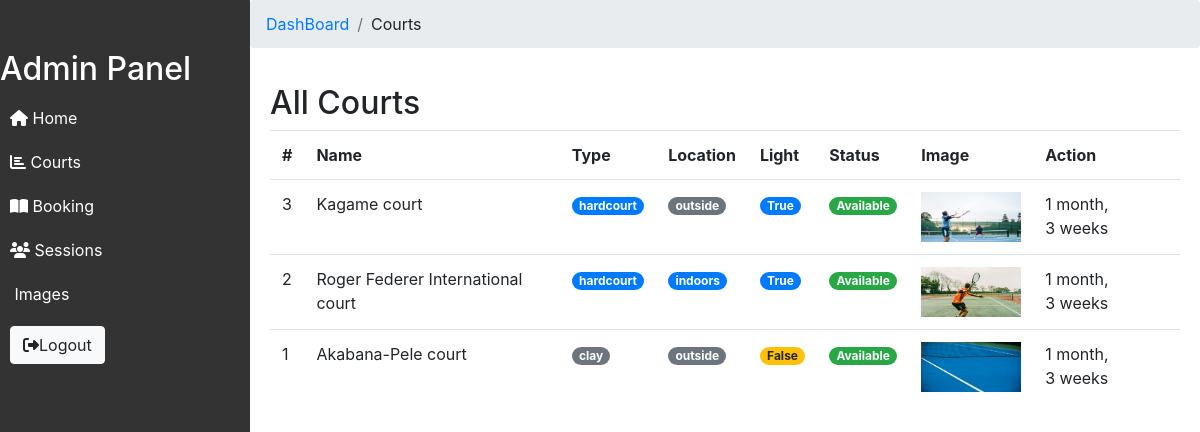
Before: /dashboard/courts (signed in) with the older database file.
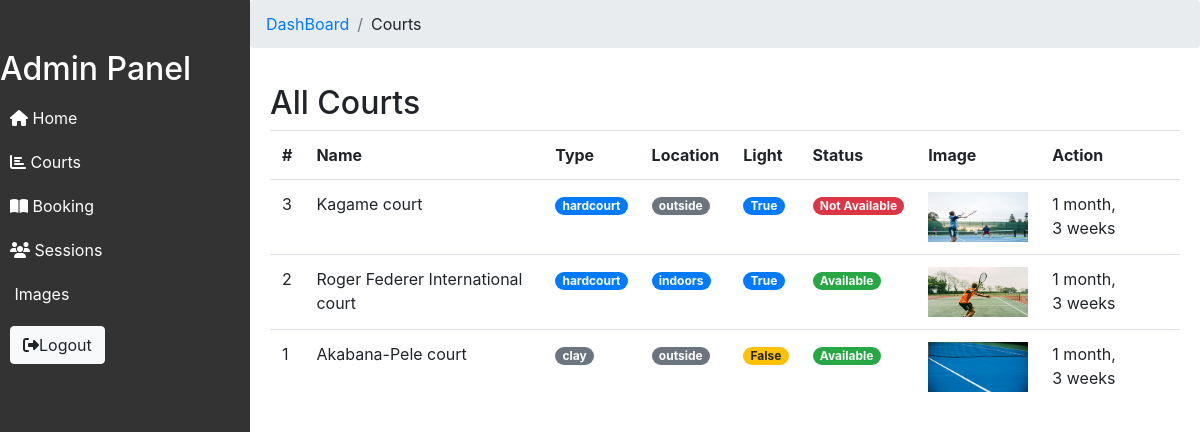
After: the same page with the newer database file.
### App/models.py (models this page shows, shortened)
class Court(models.Model):
    name = models.CharField(max_length=50, unique=True)
    court_type = models.CharField(max_length=20, choices=COURT_TYPES)
    court_location = models.CharField(max_length=20, choices=COURT_LOCATION)
    has_lighting = models.BooleanField(default=False)
    is_available = models.BooleanField(default=True)
    pre_image = models.ImageField(upload_to='static/img/upload', null=False)
    description = models.TextField(null=True);
    created_at = models.DateTimeField(auto_now_add=True)
    updated_at = models.DateTimeField(auto_now=True)
    class Meta:
        ordering = ['-created_at']

### App/views.py (the view)
# urls.py: path('dashboard/courts', views.adminCourts, name="admin-courts"),
@login_required
def adminCourts(request):
   courts = Court.objects.all()
   context = {'courts': courts}
   return render(request, 'admin/admin-court.html', context)

### App/templates/App/admin/admin-court.html (shortened to what this page needs)
{% include 'includes/admin-header.html' %}
{% include 'includes/admin-nav.html' %}
<div class="content" style="padding: 0px;">
    <nav aria-label="breadcrumb">
        <ol class="breadcrumb">
            <li class="breadcrumb-item"><a href="{% url 'dashboard' %}">DashBoard</a></li>
            <li class="breadcrumb-item">Courts</li>
        </ol>
    </nav>
    <div style="padding: 20px;">
        <h2>All Courts</h2>
        <table class="table table-hover">
            <tr>
                <th>#</th>
                <th>Name</th>
                <th>Type</th>
                <th>Location</th>
                <th>Light</th>
                <th>Status</th>
                <th>Image</th>
                <th>Action</th>
                {% for court in courts %}
            <tr>
                <td>{{ court.id }}</td>
                <td>{{ court.name }}</td>
                {% if court.court_type == "hardcourt" %}
                <td><span class="badge badge-pill badge-primary">{{court.court_type}}</span></td>
                {% else %}
                <td><span class="badge badge-pill badge-secondary">{{court.court_type}}</span></td>
                {% endif %}
                {% if court.court_location == "outside" %}
                <td><span class="badge badge-pill badge-secondary">{{court.court_location}}</span></td>
                {% else %}
                <td><span class="badge badge-pill badge-primary">{{court.court_location}}</span></td>
                {% endif %}
                {% if court.has_lighting == True %}
                <td><span class="badge badge-pill badge-primary">{{court.has_lighting}}</span></td>
                {% else %}
                <td><span class="badge badge-pill badge-warning">{{court.has_lighting}}</span></td>
                {% endif %}
                {% if court.is_available == True %}
                <td><span class="badge badge-pill badge-success"><a
                            href="{% url 'admin-courts-status' court.id %}?state=False"
                            class="text-decoration-none text-light">Available</a></span></td>
                {% else %}
                <td><span class="badge badge-pill badge-danger"><a
                            href="{% url 'admin-courts-status' court.id %}?state=True"
                            class="text-decoration-none text-light">Not Available</a></span></td>
                {% endif %}
                <td><img src="../{{court.pre_image}}" width="100" height="50" alt=""></td>
                <td>{{ court.created_at | timesince }}</td>
            </tr>
            {% endfor%}
            </tr>
        </table>
    </div>
</div>
{% include 'includes/admin-footer.html' %}

Changed rows visible on the page:
changed Court "Kagame court": is_available "Available" → "Not Available"
